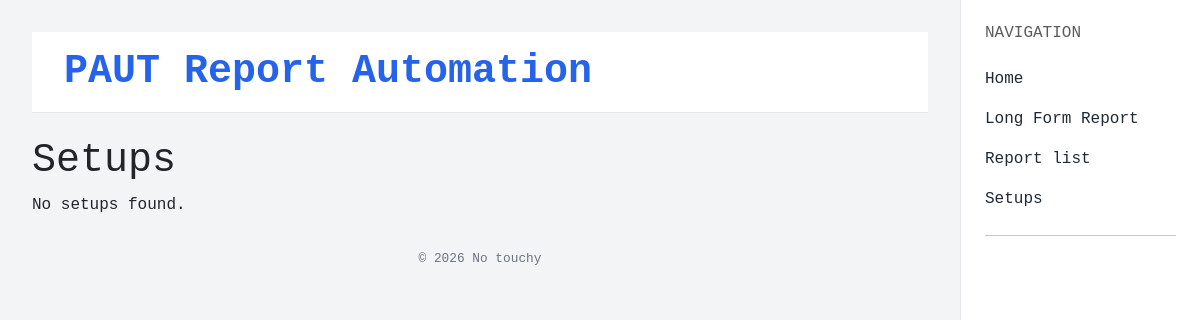
/setups/, run on an earlier commit of the app's database.
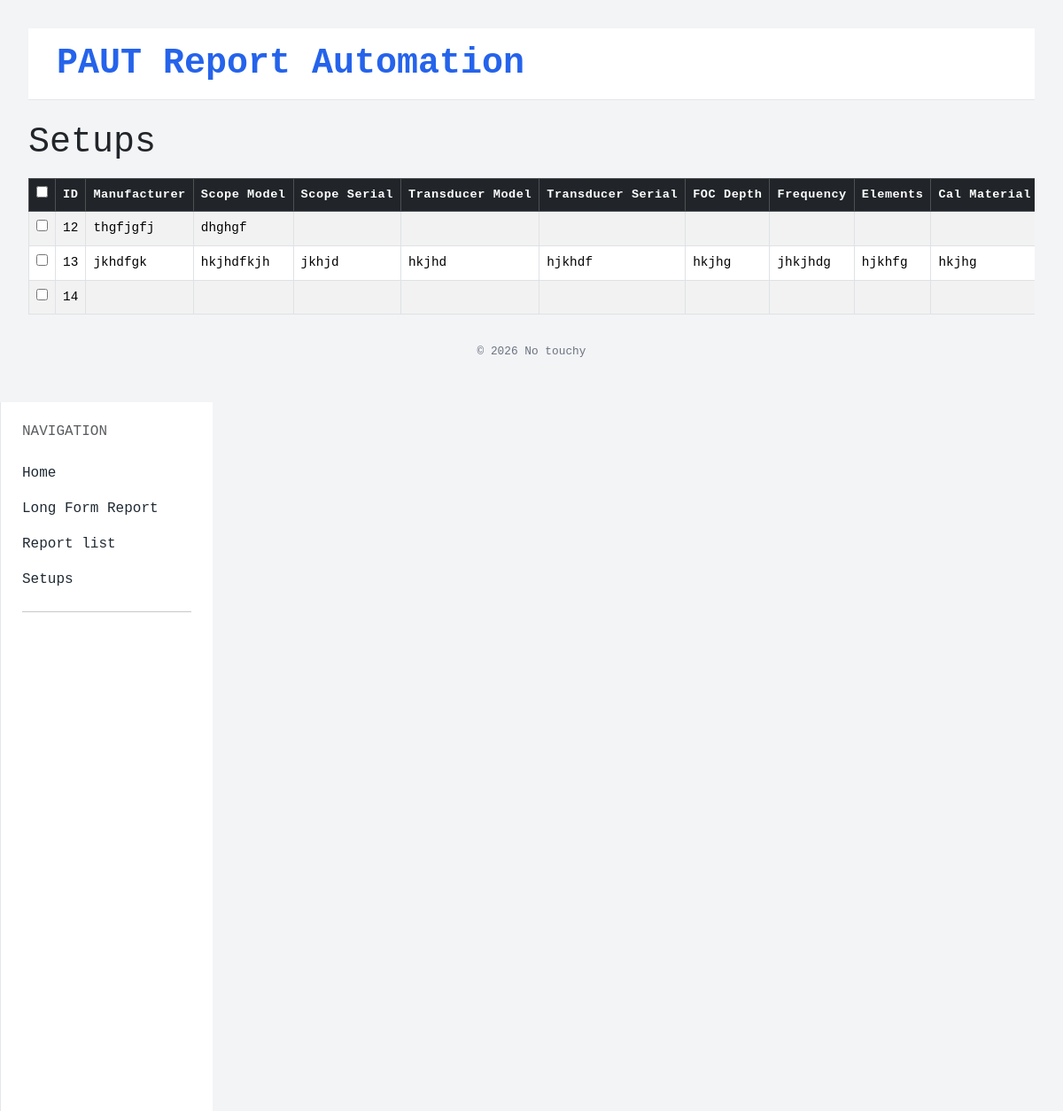
And on a later commit of the database.
### reports/models.py (models this page shows, shortened)
class Setup(models.Model):
    report = models.ForeignKey(Report, on_delete=models.CASCADE, related_name='setups')
    manufacturer = models.CharField(max_length=200, blank=True)
    scope_model = models.CharField(max_length=200, blank=True)
    scope_serial = models.CharField(max_length=200, blank=True)
    transducer_model = models.CharField(max_length=200, blank=True)
    transducer_serial = models.CharField(max_length=200, blank=True)
    foc_depth = models.CharField(max_length=100, blank=True)
    wave_propogation = models.CharField(max_length=100, blank=True)
    freq = models.CharField(max_length=100, blank=True)
    elements = models.CharField(max_length=100, blank=True)
    x_res = models.CharField(max_length=100, blank=True)
    y_res = models.CharField(max_length=100, blank=True)
    cal_material = models.CharField(max_length=200, blank=True)
    material_temp = models.CharField(max_length=50, blank=True)
    cal_block_type = models.CharField(max_length=200, blank=True)
    cal_block_serial = models.CharField(max_length=200, blank=True)
    surface_prep = models.CharField(max_length=200, blank=True)
    tr_min = models.CharField(max_length=50, blank=True)
    tr_max = models.CharField(max_length=50, blank=True)

### reports/views.py (the view, shortened to what this page needs)
# urls.py: path('setups/', views.setup_list, name='setup-list'),
def setup_list(request):
    setups = Setup.objects.all()
    return render(request, 'reports/setup_list.html', {'setups': setups})

### reports/templates/reports/setup_list.html (shortened to what this page needs)
{% extends 'reports/base.html' %}
{% load static %}
{% block content %}
{% if setups %}
<form method="post">
<div class="d-flex align-items-center gap-3 mb-3">
    <h1 class="page-title mb-0">Setups</h1>
</div>
    <div class="table-responsive">
        <table class="table table-bordered table-striped table-hover align-middle setup-table">
            <thead class="table-dark">
                <tr>
                    <th><input type="checkbox" id="select-all"></th>
                    <th>ID</th>
                    <th>Manufacturer</th>
                    <th>Scope Model</th>
                    <th>Scope Serial</th>
                    <th>Transducer Model</th>
                    <th>Transducer Serial</th>
                    <th>FOC Depth</th>
                    <th>Frequency</th>
                    <th>Elements</th>
                    <th>Cal Material</th>
                </tr>
            </thead>
            <tbody>
                {% for setup in setups %}
                <tr class="setup-row">
                    <td><input type="checkbox" name="selected_setups" value="{{ setup.pk }}" class="row-check"></td>
                    <td>{{ setup.pk }}</td>
                    <td>{{ setup.manufacturer }}</td>
                    <td>{{ setup.scope_model }}</td>
                    <td>{{ setup.scope_serial }}</td>
                    <td>{{ setup.transducer_model }}</td>
                    <td>{{ setup.transducer_serial }}</td>
                    <td>{{ setup.foc_depth }}</td>
                    <td>{{ setup.freq }}</td>
                    <td>{{ setup.elements }}</td>
                    <td>{{ setup.cal_material }}</td>
                </tr>
                {% endfor %}
            </tbody>
        </table>
    </div>
</form>
{% else %}
<h1 class="page-title">Setups</h1>
<p>No setups found.</p>
{% endif %}
{% endblock %}

What changed in the data, as far as the page shows it:
added Setup: pk "12", manufacturer "thgfjgfj", scope_model "dhghgf"
added Setup: pk "13", manufacturer "jkhdfgk", scope_model "hkjhdfkjh", scope_serial "jkhjd", transducer_model "hkjhd", transducer_serial "hjkhdf", foc_depth "hkjhg", freq "jhkjhdg", elements "hjkhfg", cal_material "hkjhg"
added Setup: pk "14"
Also different on the page:
form field value: (not shown) → "☐"
text no longer shown: "No setups found."
text now shown: "ID Manufacturer Scope Model Scope Serial Transducer Model Transducer Serial FOC Depth Frequency Elements Cal Material"
